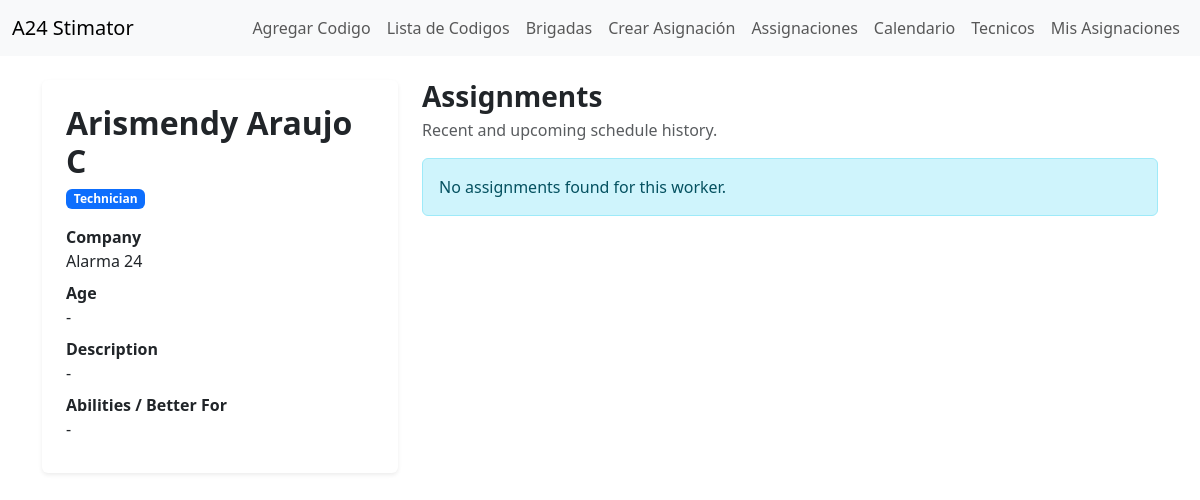
The page /work-tracking/profiles/12/ (signed in) on the database as committed earlier.
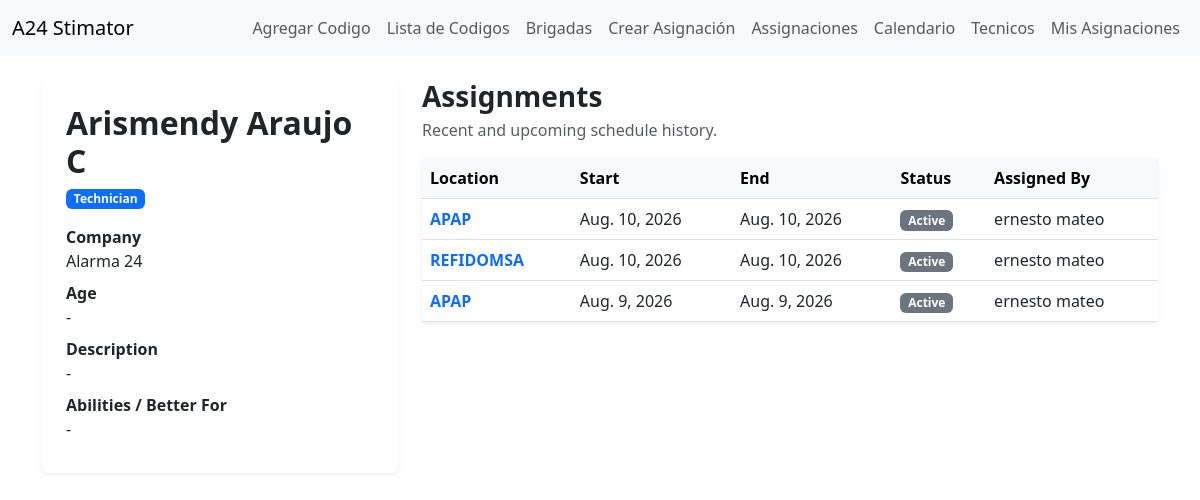
The same page on the database as committed later.
### work_tracking/models.py (models this page shows, shortened)
class TechnicianAssigment(models.Model):
    STATUS_ACTIVE = 'active'
    STATUS_CANCELLED = 'cancelled'
    STATUS_COMPLETED = 'completed'
    STATUS_CHOICES = [
        (STATUS_ACTIVE, 'Active'),
        (STATUS_CANCELLED, 'Cancelled'),
        (STATUS_COMPLETED, 'Completed'),
    ]
    workers = models.ManyToManyField(User, through='AssignmentMember', related_name='work_assignments')
    assigned_by = models.ForeignKey(User, on_delete=models.PROTECT, related_name='created_technician_assigments')
    location = models.CharField(max_length=255)
    work_description = models.TextField(blank=True, null=True)
    start_date = models.DateField()
    end_date = models.DateField()
    start_time = models.TimeField(null=True, blank=True)
    end_time = models.TimeField(null=True, blank=True)
    status = models.CharField(max_length=20, choices=STATUS_CHOICES, default=STATUS_ACTIVE)
    created_at = models.DateTimeField(auto_now_add=True)
    completion_notes = models.TextField(blank=True)
    cancel_reason = models.TextField(blank=True)
    completed_at = models.DateTimeField(null=True,blank=True)
    cancelled_at = models.DateTimeField(null=True,blank=True)

### work_tracking/views.py (the view)
@login_required(login_url="login")
def worker_profile_detail_view(request, profile_id):
    profile = get_object_or_404(
        UserProfile.objects.select_related("user", "created_by"),
        id=profile_id
    )
    if not hasattr(request.user,"profile"):
        messages.error(request, "Your User does not have a worker profile")
        return redirect("my_schedule")
    is_own_profile = profile.user == request.user
    can_view_all_profiles = (
        request.user.profile.is_management()
        or request.user.profile.is_supervisor()
    )
    if not is_own_profile and not can_view_all_profiles:
        messages.error(request, "You do not have permission to view this profiles.")
        return redirect("my_schedule")
    assignments = TechnicianAssigment.objects.filter(
        workers = profile.user,
    ).select_related("assigned_by").prefetch_related("workers",).order_by("-start_date")
    return render(
        request,
        "work_tracking/worker_profile_detail.html",
        {
            "profile": profile,
            "assignments": assignments,
        },
    )

### work_tracking/models.py (called while the page is built)
    def is_management(self):
        return self.role == self.ROLE_MANAGEMENT

### work_tracking/templates/work_tracking/worker_profile_detail.html (shortened to what this page needs)
{% extends 'html/layout.html' %}
{% block content %}
<div class="row">
    <div class="col-lg-4 mb-4">
        <div class="card border-0 shadow-sm">
            <div class="card-body p-4">
                <h2 class="fw-bold mb-1">
                    {{ profile.user.get_full_name|default:profile.user.username }}
                </h2>
                <span class="badge bg-primary mb-3">
                    {{ profile.get_role_display }}
                </span>
                <dl class="mb-0">
                    <dt>Company</dt>
                    <dd>{{ profile.company|default:"-" }}</dd>
                    <dt>Age</dt>
                    <dd>{{ profile.age|default:"-" }}</dd>
                    <dt>Description</dt>
                    <dd>{{ profile.description|default:"-" }}</dd>
                    <dt>Abilities / Better For</dt>
                    <dd>{{ profile.abilities|default:"-" }}</dd>
                </dl>
            </div>
        </div>
    </div>
    <div class="col-lg-8">
        <div class="d-flex justify-content-between align-items-center mb-3">
            <div>
                <h3 class="fw-bold mb-1">Assignments</h3>
                <p class="text-muted mb-0">Recent and upcoming schedule history.</p>
            </div>
        </div>
        {% if assignments %}
            <div class="card border-0 shadow-sm">
                <div class="table-responsive">
                    <table class="table table-hover align-middle mb-0">
                        <thead class="table-light">
                            <tr>
                                <th>Location</th>
                                <th>Start</th>
                                <th>End</th>
                                <th>Status</th>
                                <th>Assigned By</th>
                            </tr>
                        </thead>
                        <tbody>
                            {% for assignment in assignments %}
                                <tr>
                                    <td>
                                        <a href="{% url 'assignment_detail' assignment.id %}" class="text-decoration-none fw-semibold">
                                            {{ assignment.location }}
                                        </a>
                                    </td>
                                    <td>{{ assignment.start_date }}</td>
                                    <td>{{ assignment.end_date }}</td>
                                    <td>
                                        <span class="badge bg-secondary">
                                            {{ assignment.get_status_display }}
                                        </span>
                                    </td>
                                    <td>
                                        {{ assignment.assigned_by.get_full_name|default:assignment.assigned_by.username }}
                                    </td>
                                </tr>
                            {% endfor %}
                        </tbody>
                    </table>
                </div>
            </div>
        {% else %}
            <div class="alert alert-info">
                No assignments found for this worker.
            </div>
        {% endif %}
    </div>
</div>
{% endblock %}

Rows that differ between the two databases and show on the page:
added TechnicianAssigment: location "APAP", start_date "Aug. 10, 2026", end_date "Aug. 10, 2026", status "Active", assigned_by.get_full_name "ernesto mateo"
added TechnicianAssigment: location "REFIDOMSA", start_date "Aug. 10, 2026", end_date "Aug. 10, 2026", status "Active", assigned_by.get_full_name "ernesto mateo"
added TechnicianAssigment: location "APAP", start_date "Aug. 9, 2026", end_date "Aug. 9, 2026", status "Active", assigned_by.get_full_name "ernesto mateo"
Other text that changed with them:
text no longer shown: "No assignments found for this worker."
text now shown: "Location Start End Status Assigned By"
